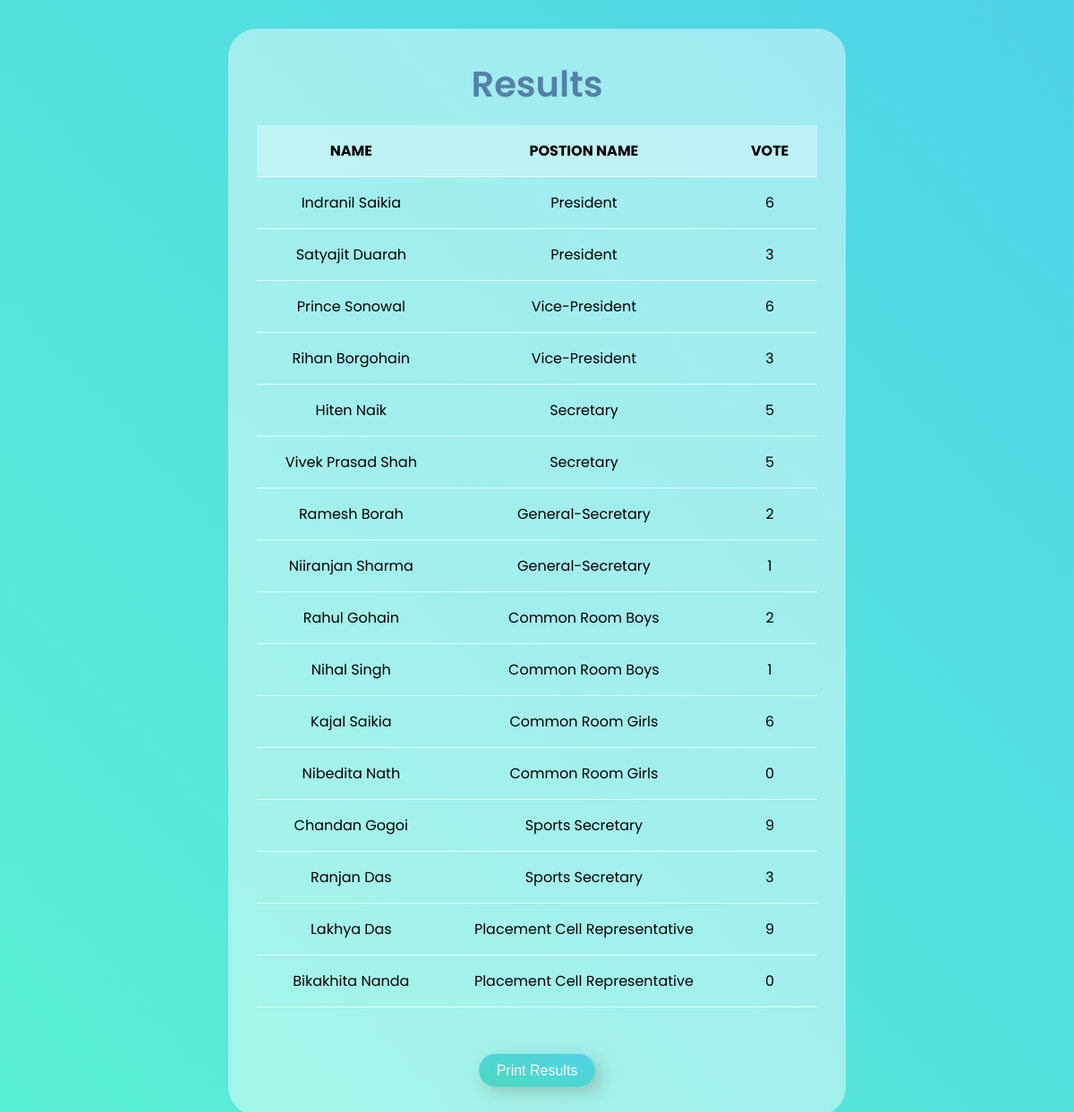
The app's page /aGlkZGVuLXJlc3VsdC1wYW5lbAoK/ (signed in), older data.
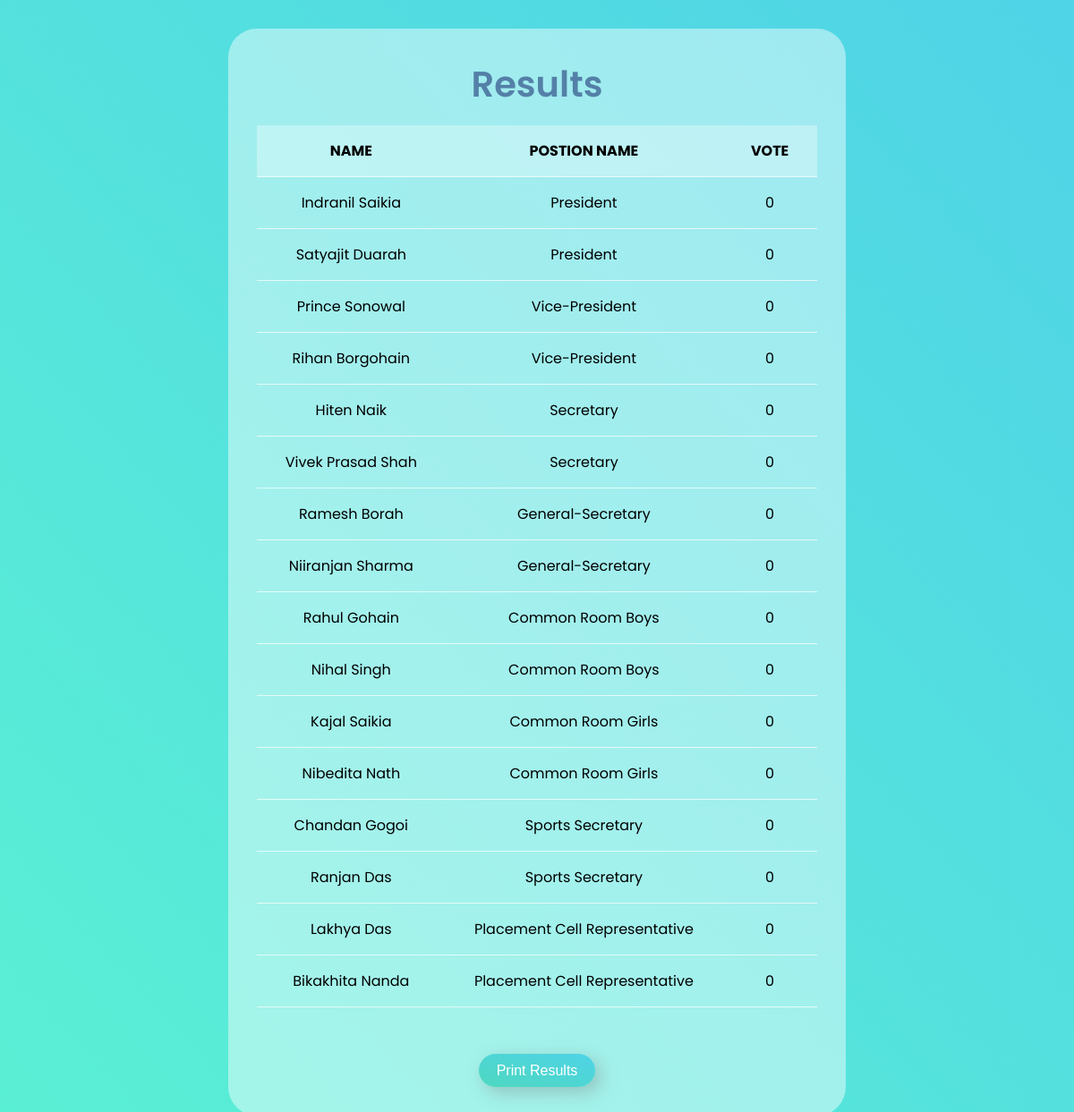
The same page, newer data.
### po/models.py (models this page shows, shortened)
class Candidate(models.Model):
    name = models.CharField(max_length=80)
    position = models.ForeignKey(Positions, on_delete=models.CASCADE)
    votes = models.IntegerField(default=0)
    class Meta:
        verbose_name_plural = "Candidate List"

class Positions(models.Model):
    name = models.CharField(max_length=80)
    priority = models.IntegerField(unique=True)
    def __str__(self):
        return self.name
    class Meta:
        verbose_name_plural = "Position List"

### po/views.py (the view)
# urls.py: path("aGlkZGVuLXJlc3VsdC1wYW5lbAoK/", views.tables, name= 'tables'),
def tables(request):
    if request.user.is_authenticated:
        candidates = Candidate.objects.all()
        position = Positions.objects.all().order_by('priority')
        return render(request, 'results.html',{'candidates': candidates,'positions':position})

### templates/results.html (shortened to what this page needs)
{% extends 'base.html' %}
{% block content %}
</head>
<body>
<main>
    <div class="table-section">
        <div class="header-result">
            <h1>Results</h1>
        </div>
        <div id="print-content">
          <table id="table">
            <tr class="header-row">
              <th class="header-item items">NAME</th>
              <th class="header-item items">POSTION NAME</th>
              <th class="header-item items" style="padding-left: 2rem;">VOTE</th>
            </tr>
            {% for position in positions %}
                    {% for candidate in candidates  %}
                        {% if candidate.position == position %}
                            <tr class="table-rows">
                            <td class="items">{{candidate.name}}</td>
                            <td class="items">{{candidate.position}}</td>
                            <td class="items icon">{{candidate.votes}}</td>
                            </tr>
                        {% endif %}
                    {% endfor %}
            {% endfor %}
          </table>
        </div>
        <div class="print_me">
            <button onclick="printDiv('print-content')" style="margin-top: 20px" class="btn"> Print Results </button>
        </div>
      </div>
</main>
{% endblock content %}

Row changes from the older to the newer data that the page shows:
changed Candidate "Indranil Saikia": votes "6" → "0"
changed Candidate "Satyajit Duarah": votes "3" → "0"
changed Candidate "Prince Sonowal": votes "6" → "0"
changed Candidate "Rihan Borgohain": votes "3" → "0"
changed Candidate "Hiten Naik": votes "5" → "0"
changed Candidate "Vivek Prasad Shah": votes "5" → "0"
changed Candidate "Ramesh Borah": votes "2" → "0"
changed Candidate "Niiranjan Sharma": votes "1" → "0"
changed Candidate "Rahul Gohain": votes "2" → "0"
changed Candidate "Nihal Singh": votes "1" → "0"
changed Candidate "Kajal Saikia": votes "6" → "0"
changed Candidate "Chandan Gogoi": votes "9" → "0"
changed Candidate "Ranjan Das": votes "3" → "0"
changed Candidate "Lakhya Das": votes "9" → "0"
